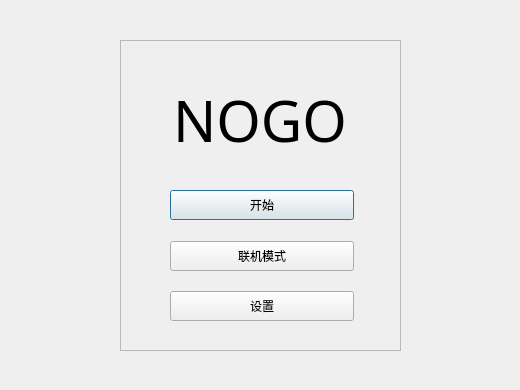
<?xml version="1.0" encoding="UTF-8"?>
<ui version="4.0">
 <class>start</class>
 <widget class="QDialog" name="start">
  <property name="geometry">
   <rect>
    <x>0</x>
    <y>0</y>
    <width>520</width>
    <height>390</height>
   </rect>
  </property>
  <property name="minimumSize">
   <size>
    <width>520</width>
    <height>390</height>
   </size>
  </property>
  <property name="maximumSize">
   <size>
    <width>520</width>
    <height>390</height>
   </size>
  </property>
  <property name="windowTitle">
   <string>Dialog</string>
  </property>
  <property name="styleSheet">
   <string notr="true"/>
  </property>
  <widget class="QFrame" name="frame">
   <property name="geometry">
    <rect>
     <x>120</x>
     <y>40</y>
     <width>281</width>
     <height>311</height>
    </rect>
   </property>
   <property name="frameShape">
    <enum>QFrame::StyledPanel</enum>
   </property>
   <property name="frameShadow">
    <enum>QFrame::Raised</enum>
   </property>
   <widget class="QWidget" name="layoutWidget">
    <property name="geometry">
     <rect>
      <x>50</x>
      <y>30</y>
      <width>184</width>
      <height>251</height>
     </rect>
    </property>
    <layout class="QVBoxLayout" name="verticalLayout_3">
     <item>
      <layout class="QVBoxLayout" name="verticalLayout_2">
       <item>
        <widget class="QLabel" name="label">
         <property name="minimumSize">
          <size>
           <width>180</width>
           <height>100</height>
          </size>
         </property>
         <property name="maximumSize">
          <size>
           <width>180</width>
           <height>100</height>
          </size>
         </property>
         <property name="font">
          <font>
           <family>Book Antiqua</family>
           <pointsize>43</pointsize>
          </font>
         </property>
         <property name="text">
          <string>NOGO</string>
         </property>
         <property name="scaledContents">
          <bool>true</bool>
         </property>
         <property name="alignment">
          <set>Qt::AlignCenter</set>
         </property>
        </widget>
       </item>
      </layout>
     </item>
     <item>
      <layout class="QVBoxLayout" name="verticalLayout_4">
       <item>
        <spacer name="verticalSpacer_3">
         <property name="orientation">
          <enum>Qt::Vertical</enum>
         </property>
         <property name="sizeHint" stdset="0">
          <size>
           <width>20</width>
           <height>40</height>
          </size>
         </property>
        </spacer>
       </item>
       <item>
        <widget class="QPushButton" name="pushButton">
         <property name="sizePolicy">
          <sizepolicy hsizetype="Minimum" vsizetype="Fixed">
           <horstretch>180</horstretch>
           <verstretch>30</verstretch>
          </sizepolicy>
         </property>
         <property name="minimumSize">
          <size>
           <width>180</width>
           <height>30</height>
          </size>
         </property>
         <property name="maximumSize">
          <size>
           <width>200</width>
           <height>40</height>
          </size>
         </property>
         <property name="text">
          <string>开始</string>
         </property>
        </widget>
       </item>
       <item>
        <spacer name="verticalSpacer">
         <property name="orientation">
          <enum>Qt::Vertical</enum>
         </property>
         <property name="sizeHint" stdset="0">
          <size>
           <width>20</width>
           <height>40</height>
          </size>
         </property>
        </spacer>
       </item>
       <item>
        <widget class="QPushButton" name="pushButton_3">
         <property name="sizePolicy">
          <sizepolicy hsizetype="Minimum" vsizetype="Fixed">
           <horstretch>180</horstretch>
           <verstretch>30</verstretch>
          </sizepolicy>
         </property>
         <property name="minimumSize">
          <size>
           <width>180</width>
           <height>30</height>
          </size>
         </property>
         <property name="maximumSize">
          <size>
           <width>200</width>
           <height>40</height>
          </size>
         </property>
         <property name="text">
          <string>联机模式</string>
         </property>
        </widget>
       </item>
       <item>
        <spacer name="verticalSpacer_2">
         <property name="orientation">
          <enum>Qt::Vertical</enum>
         </property>
         <property name="sizeHint" stdset="0">
          <size>
           <width>20</width>
           <height>40</height>
          </size>
         </property>
        </spacer>
       </item>
       <item>
        <widget class="QPushButton" name="pushButton_2">
         <property name="sizePolicy">
          <sizepolicy hsizetype="Minimum" vsizetype="Fixed">
           <horstretch>180</horstretch>
           <verstretch>30</verstretch>
          </sizepolicy>
         </property>
         <property name="minimumSize">
          <size>
           <width>180</width>
           <height>30</height>
          </size>
         </property>
         <property name="maximumSize">
          <size>
           <width>200</width>
           <height>40</height>
          </size>
         </property>
         <property name="text">
          <string>设置</string>
         </property>
        </widget>
       </item>
      </layout>
     </item>
    </layout>
   </widget>
  </widget>
 </widget>
 <resources/>
 <connections/>
</ui>
